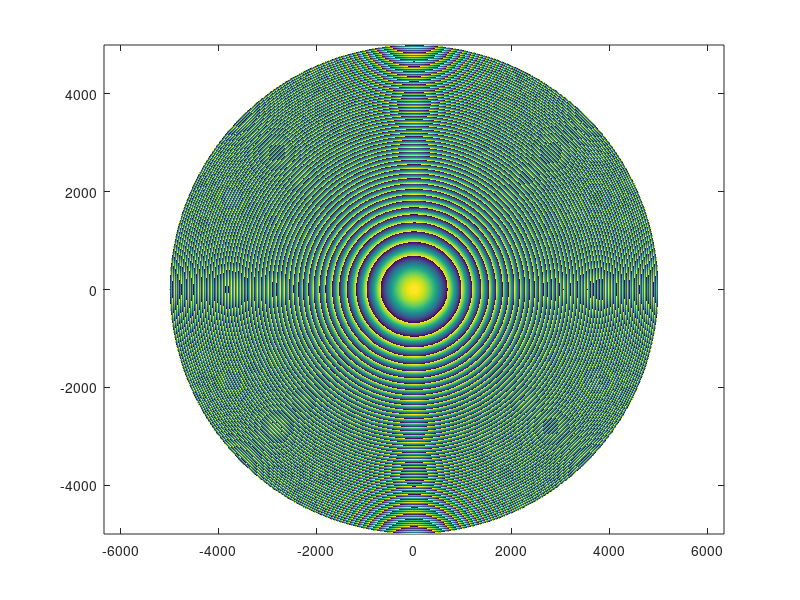
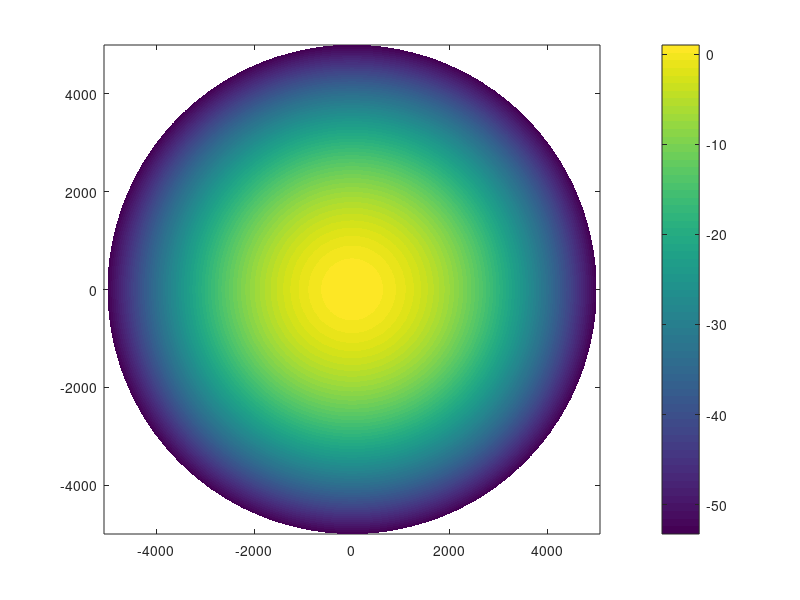
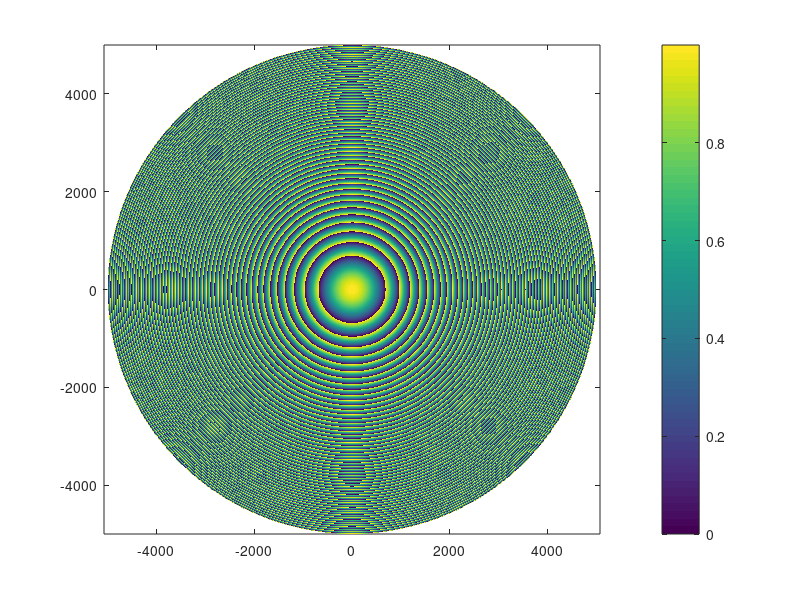
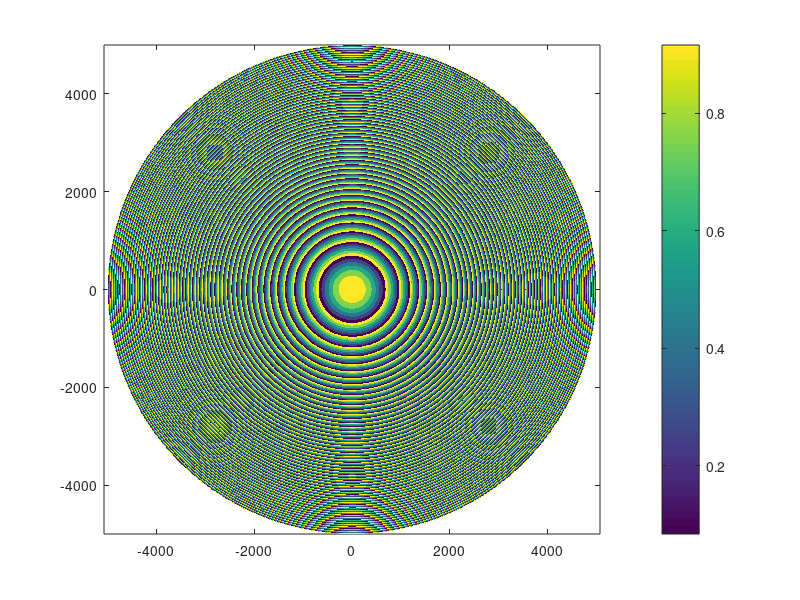

The MATLAB source for these figures, in order:
%% Lesson 0: Getting to know the problem
% An optical engineer your're working with, gives you a phase mask file |phasemask.xlsx|
% 
% 
% 
% |lesson0.mat| file has the table from the |.xlsx| file as Matlab's matrix 
% (excluding the third column). First, you load it into the workspace:

load('datafiles/lesson0.mat','data');
size(data)
% Task 1. Make a polar plot of the 'before' data (second column) on a Cartesian grid.

Rmin = data(1,1);
Rmax = data(end,1);
[X, Y] = meshgrid(-Rmax:5:Rmax);
R = sqrt(X.^2 + Y.^2);
map = nan(size(X));
I = R <= Rmax & R >= Rmin;
map(I) = interp1(data(:,1),data(:,2),R(I),'linear');
figure; pcolor(X,Y,mod(map,1)); shading flat; axis equal
%% 
% Or, using unwrapped data

data(:,2) = unwrap(data(:,2)*2*pi)/2/pi;
map(I) = interp1(data(:,1),data(:,2),R(I),'spline');
figure; pcolor(X,Y,map); shading flat; colorbar; axis equal
%%
figure; pcolor(X,Y,mod(map,1)); shading flat; colorbar; axis equal
% Task 2. Discretize the phase mask into N (6, 8, 16) levels between 0 and 1.

N = 6;
lvls = linspace(0,1,N+1);
lvls = lvls(2:end) - lvls(2)/2;
map = mod(map,1);
I = ~isnan(map);
[~, ilvl] = min(abs(map(I)-lvls),[],2);
map(I) = lvls(ilvl);
figure; pcolor(X,Y,map); shading flat; colorbar; axis equal

%% Task 3. Test

